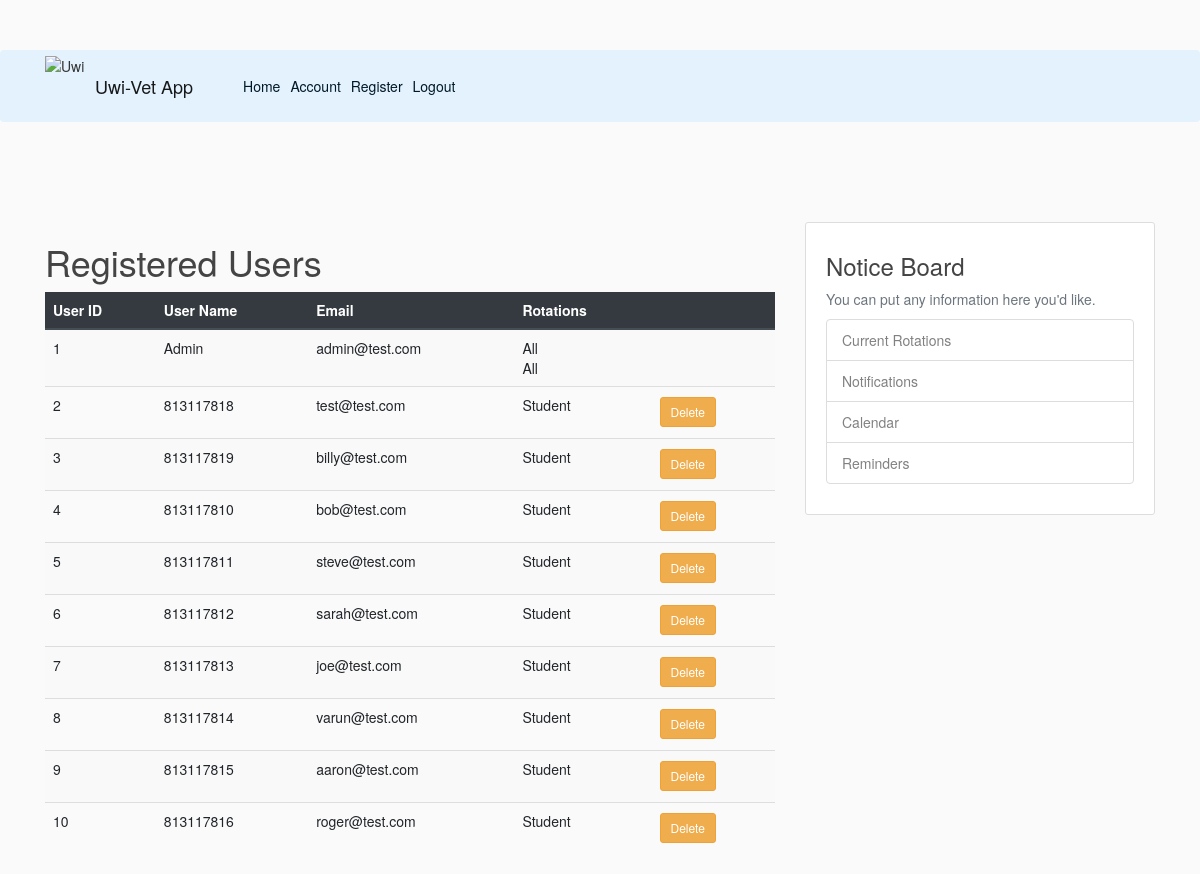
/usersreg (signed in), run on the app's committed database.
### flaskblog/models.py (models this page shows, shortened)
class User2(db.Model, UserMixin):
    id = db.Column(db.Integer, primary_key = True)
    username = db.Column(db.String(20), unique=True, nullable=False)
    email = db.Column(db.String(120), unique=True, nullable=False)
    image_file = db.Column(db.String(20), nullable=False, default='default.jpg')
    password = db.Column(db.String(60), nullable=False)
    level = db.Column(db.Integer, nullable=False, default='2')
    rotation1 = db.Column(db.String(50), nullable =False)
    rotation2 = db.Column(db.String(50), nullable =False)

### flaskblog/routes.py (the view)
@app.route("/usersreg")
@login_required
def competancy():
    records= User2.query.all()
    return render_template('usersreg.html', title='usersreg.html', User2=records)

### flaskblog/models.py (called while the page is built)
@login_manager.user_loader
def load_user(user_id):
    return User2.query.get(int(user_id))

### flaskblog/templates/usersreg.html (shortened to what this page needs)
{% extends "layout.html" %}
{% block content%}
    <h1>Registered Users</h1>
    <div class="row">
        <div class="col">
            <table class="table table-striped table-hover">
                <thead class="thead-dark">
                    <tr>
                        <th>User ID</th><th>User Name</th><th>Email</th><th>Rotations</th><th></th>
                    </tr>
                </thead>
                <tbody>
                    {% for val in User2 %}
                    <tr>
                        <td>{{val.id}}</td>
                        <td>{{val.username}}</td>
                        <td>{{val.email}}</td>
                        <td>{{val.rotation1}}
                            {% if val.rotation2 != "None" %}
                                {{val.rotation2}}
                            {% endif %}
                        </td>
                        <td>
                            {% if current_user.id != val.id %}
                                <form action="{{ url_for('delete_user', user_id=val.id)}}" method="POST">
                                    <button class="btn btn-warning btn-sm mt-1 mb-1" type="button" data-toggle="collapse" data-target="#{{ val.id }}" aria-expanded="false" aria-controls="collapseExample">
                                    Delete
                                    </button>
                                </form>
                            {% endif %}
                        </td>
                    </tr>
                    {% endfor %}
                </tbody>
            </table>
        </div>
    </div>
{% endblock content %}

### flaskblog/static/main.css (style rules this page uses)
body { background: #fafafa; color: #333333; margin-top: 5rem; }
h1, h2, h3, h4, h5, h6 { color: #444444; }

### data on the page
User2: id "1", username "Admin", email "admin@test.com", rotation1 "All", rotation2 "All"
User2: id "2", username "813117818", email "test@test.com", rotation1 "Student"
User2: id "3", username "813117819", email "billy@test.com", rotation1 "Student"
User2: id "4", username "813117810", email "bob@test.com", rotation1 "Student"
User2: id "5", username "813117811", email "steve@test.com", rotation1 "Student"
User2: id "6", username "813117812", email "sarah@test.com", rotation1 "Student"
User2: id "7", username "813117813", email "joe@test.com", rotation1 "Student"
User2: id "8", username "813117814", email "varun@test.com", rotation1 "Student"
User2: id "9", username "813117815", email "aaron@test.com", rotation1 "Student"
User2: id "10", username "813117816", email "roger@test.com", rotation1 "Student"
